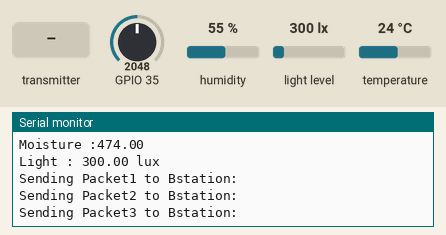
A sketch run on a simulated ESP32. Shown: the last lines printed to the serial monitor. Inputs (shaded band) come from the test bench; at power-on: humidity 55 %, light level 300 lx, GPIO 35 = 2048, temperature 24 °C. No radio packets arrive unless stated.

Above: at 2.2 s.
2.3 s: the transmitter starts sending msg = 0
At 2.63 s:
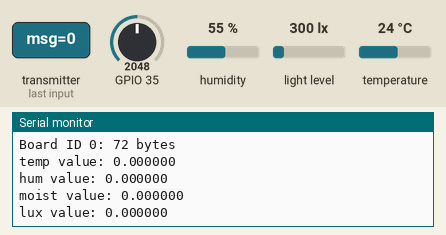
3.8 s: humidity set to 22 %
5.3 s: light level set to 40 lx
At 6.65 s:
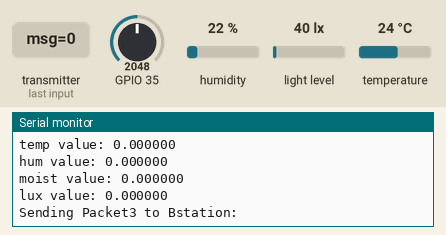
6.8 s: GPIO 35 set to 2866
At 7.13 s:
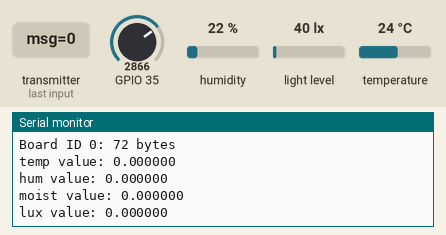
8.3 s: the transmitter starts sending id = 1
9.8 s: the transmitter starts sending temp = 25
Timing chart, 0 to 12.3 s (numbered marks = the images above; inputs shaded):
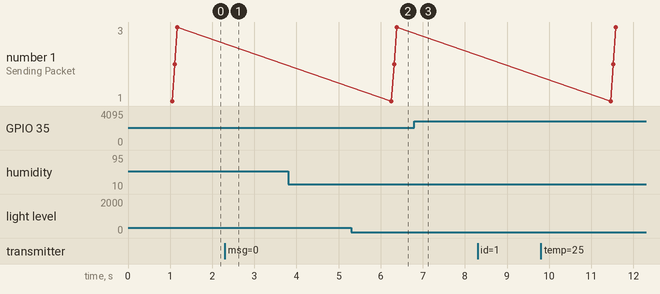

Measured:
- after the input at 2.3 s, the serial monitor: prints a new line at once (image 1)
- after the input at 5.3 s, the serial monitor: prints a new line after 0.95 s (image 2)

The sketch:

Layer1.ino
```cpp
#include <esp_now.h>
#include <WiFi.h>
#include <DHT.h>
#include <BH1750.h>
#include <Wire.h>
#include <LoRa.h>
#include <SPI.h>

//LoRa Pin
#define ss 5
#define rst 14
#define dio0 2

DHT dht (15, DHT11);
BH1750 lightMeter(0x23);

// Define variables to store DHT readings to be sent
float temperature;
float humidity;
float ASM;
float moisture;
float lux;

//Structure example to send data
//Must match the receiver structure
typedef struct struct_message {
  char msg[50];
  int id;
  float temp;
  float hum;
  float moist;
  float lux;
} struct_message;

// Create a struct_message called DHTReadings to hold sensor readings
struct_message outgoingReadings;

// Create a struct_message called myData
struct_message myData;
struct_message sensorData;

// Create a structure to hold the readings from each board
struct_message board1;
struct_message board2;
struct_message board3;

// Variable to store if sending data was successful
String success;

// Create an array with all the structures
struct_message boardsStruct[3] = {board1, board2};

// callback function that will be executed when data is received
void OnDataRecv(const uint8_t * mac_addr, const uint8_t *incomingData, int len) {
  char macStr[18];
  Serial.print("Packet received from: ");
  snprintf(macStr, sizeof(macStr), "%02x:%02x:%02x:%02x:%02x:%02x",
           mac_addr[0], mac_addr[1], mac_addr[2], mac_addr[3], mac_addr[4], mac_addr[5]);
  Serial.println(macStr);
  memcpy(&myData, incomingData, sizeof(myData));
  if(myData.id==1){
    memcpy(&board1, static_cast<const void*>(&myData), sizeof(board1));
  }
  if(myData.id==2){
    memcpy(&board2, static_cast<const void*>(&myData), sizeof(board2));
  }
  Serial.printf("Board ID %u: %u bytes\n", myData.id, len);

  // Update the structures with the new incoming data
  boardsStruct[myData.id-1].temp = myData.temp;
  boardsStruct[myData.id-1].hum = myData.hum;
  boardsStruct[myData.id-1].moist = myData.moist;
  boardsStruct[myData.id-1].lux = myData.lux;
  Serial.printf("temp value: %f \n", boardsStruct[myData.id-1].temp);
  Serial.printf("hum value: %f \n", boardsStruct[myData.id-1].hum);
  Serial.printf("moist value: %f \n", boardsStruct[myData.id-1].moist);
  Serial.printf("lux value: %f \n", boardsStruct[myData.id-1].lux);
  Serial.println();
}

void getReadings(){
  // Read Temperature and Humidity
  temperature = dht.readTemperature();
  humidity = dht.readHumidity();
  lux = lightMeter.readLightLevel();

  //Pembacaan LM393
  ASM   = analogRead(35);
  moisture    = map(ASM, 4095, 0, 0, 950);

  Serial.println("Layer1");
  Serial.print("Temperature :");Serial.println(temperature);
  Serial.print("Humidity :");Serial.println(humidity);
  Serial.print("Moisture :");Serial.println(moisture);
  Serial.print("Light : ");Serial.print(lux);Serial.println(" lux");

}

void setup(){
  // Init Serial Monitor
  Serial.begin(115200);
  Serial.println("Code start");

  dht.begin();
  Wire.begin();
  lightMeter.begin(BH1750::CONTINUOUS_HIGH_RES_MODE);

  //Begin LoRa
  LoRa.setPins(ss, rst, dio0);
  LoRa.begin(433E6);
  LoRa.setSyncWord(0xA5);

  // Set device as a Wi-Fi Station
  WiFi.mode(WIFI_STA);

  // Init ESP-NOW
  if (esp_now_init() != ESP_OK) {
    Serial.println("Error initializing ESP-NOW");
    return;
  }

  // Register for a callback function that will be called when data is received
  esp_now_register_recv_cb(OnDataRecv);

  delay(1000);

}

void loop(){

  getReadings();
  Serial.println();
  sensorData.id = 0;
  sensorData.temp = temperature;
  sensorData.hum = humidity;
  sensorData.moist = moisture;
  sensorData.lux = lux;

  //Send Packet
  Serial.println("Sending Packet1 to Bstation: ");
  LoRa.beginPacket();
  LoRa.print("Temp L1: ");LoRa.print(sensorData.temp);LoRa.println(" *C");
  LoRa.print("Humidity L1: ");LoRa.print(sensorData.hum);LoRa.println("%");
  LoRa.print("Light L1: ");LoRa.print(sensorData.lux);LoRa.println(" lx");
  LoRa.print("Moisture L1: ");LoRa.println(sensorData.moist);
  LoRa.println();
  LoRa.endPacket();

  Serial.println("Sending Packet2 to Bstation: ");
  LoRa.beginPacket();
  LoRa.print("Temp L2.1: ");LoRa.print(board1.temp);LoRa.println(" *C");
  LoRa.print("Humidity L2.1: ");LoRa.print(board1.hum);LoRa.println("%");
  LoRa.print("Light L2.1: ");LoRa.print(board1.lux);LoRa.println(" lx");
  LoRa.print("Moisture L2.1: ");LoRa.println(board1.moist);
  LoRa.println();
  LoRa.endPacket();

  Serial.println("Sending Packet3 to Bstation: ");
  LoRa.beginPacket();
  LoRa.print("Temp L2.2: ");LoRa.print(board2.temp);LoRa.println(" *C");
  LoRa.print("Humidity L2.2: ");LoRa.print(board2.hum);LoRa.println("%");
  LoRa.print("Light L2.2: ");LoRa.print(board2.lux);LoRa.println(" lx");
  LoRa.print("Moisture L2.2: ");LoRa.println(board2.moist);
  LoRa.println();
  LoRa.endPacket();

  delay(5000);
}
```
